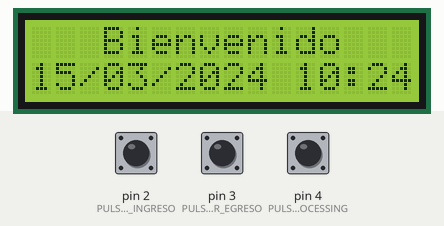
The sketch below on a simulated Arduino Nano, built with avr-gcc and run on an emulated ATmega328P. Shown: 16×2 character LCD. Inputs (shaded band) come from the test bench; at power-on: pin 2 (PULSADOR_INGRESO) LOW, pin 3 (PULSADOR_EGRESO) LOW, pin 4 (PULSADOR_PROCESSING) LOW. The local clock reads 2024-03-15 10:24:30 at power-on unless the sketch sets it; what the sketch prints to the serial monitor is not drawn.

Above: at 1.2 s.
1.3 s: pin 2 (PULSADOR_INGRESO) pulled HIGH for 1.25 s
At 3.9 s:
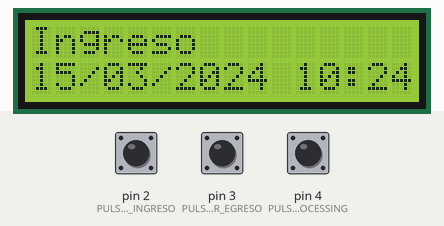
6.7 s: pin 3 (PULSADOR_EGRESO) pulled HIGH for 1.25 s
At 9.0 s:
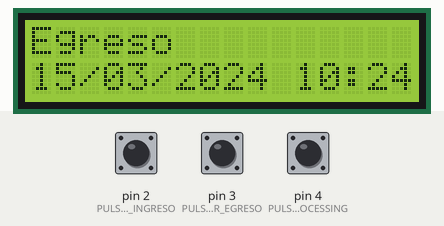
12.1 s: pin 3 (PULSADOR_EGRESO) pulled HIGH for 3.2 s
17.9 s: pin 2 (PULSADOR_INGRESO) pulled HIGH for 3.2 s
At 20.0 s:
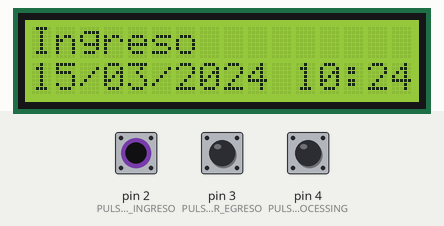
Timing chart, 0 to 21.5 s (numbered marks = the images above; inputs shaded):
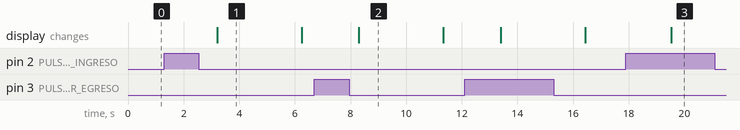

The sketch:

Nano.ino
```cpp
#include <LiquidCrystal_I2C.h>  // Incluye la librería para controlar el LCD mediante I2C
#include <Wire.h>               // Incluye la librería para la comunicación I2C
#include <RTClib.h>             // Incluye la librería para controlar el módulo RTC

#define I2C_ADDR 0x27  // Dirección I2C del módulo LCD
#define LCD_COLS 16    // Número de columnas y filas del LCD
#define LCD_ROWS 2     // Número de filas del LCD
#define RST_PIN 7      // Pin de reset para el módulo RTC

// Inicializa el objeto LCD con la dirección, número de columnas y filas definidos
LiquidCrystal_I2C lcd(I2C_ADDR, LCD_COLS, LCD_ROWS);
RTC_DS3231 rtc;    // Crea un objeto para interactuar con el módulo RTC

int PULSADOR_INGRESO = 2;       // Pin del pulsador de ingreso
int PULSADOR_EGRESO = 3;        // Pin del pulsador de egreso
int PULSADOR_PROCESSING = 4;    // Pin del pulsador de procesamiento
int estadoPulsador1;             // Variable para almacenar el estado del pulsador de ingreso
int estadoPulsador2;             // Variable para almacenar el estado del pulsador de egreso
int estadoPulsador3;             // Variable para almacenar el estado del pulsador de procesamiento
int estado = 0;                  // Variable que indica el estado actual del sistema

void setup() {
  Serial.begin(9600);   // Inicializa la comunicación serial a 9600 baudios

  // Inicializa el LCD
  lcd.init();
  // Enciende la retroiluminación (opcional)
  lcd.backlight();
  // Limpia la pantalla del LCD
  lcd.clear();

  // Inicializa el módulo RTC DS3231
  rtc.begin();

  // Si el RTC perdió energía, lo ajusta automáticamente con la hora actual
  if (rtc.lostPower()) {
    rtc.adjust(DateTime(F(__DATE__), F(__TIME__)));
  }

  // Configura los pines de los pulsadores como entradas
  pinMode(PULSADOR_INGRESO, INPUT);
  pinMode(PULSADOR_EGRESO, INPUT);
  pinMode(PULSADOR_PROCESSING, INPUT);
}

// Función para formatear la fecha y hora en el formato DD/MM/YYYY HH:MM
String formatDateTime(DateTime time) {
  return (time.day() < 10 ? "0" : "") + String(time.day()) + "/" +
         (time.month() < 10 ? "0" : "") + String(time.month()) + "/" +
         String(time.year(), DEC) + " " +
         (time.hour() < 10 ? "0" : "") + String(time.hour()) + ":" +
         (time.minute() < 10 ? "0" : "") + String(time.minute());
}

void loop() {
  // Obtiene la fecha y hora actual del RTC una vez por ciclo de loop
  DateTime now = rtc.now();

  // Verifica el estado de los pulsadores
  switch (estado) {
    case 0:
      // Espera hasta que se pulse uno de los botones
      while (estadoPulsador1 == LOW && estadoPulsador2 == LOW /*&& estadoPulsador3 == LOW*/) {
        estadoPulsador1 = digitalRead(PULSADOR_INGRESO);
        estadoPulsador2 = digitalRead(PULSADOR_EGRESO);
        estadoPulsador3 = digitalRead(PULSADOR_PROCESSING);
        lcd.clear();
        lcd.setCursor(3, 0);
        lcd.println("Bienvenido   ");

        // Muestra la fecha y hora en el LCD
        lcd.setCursor(0, 1);
        lcd.print(formatDateTime(now));

        // Espera 1 segundo antes de la próxima lectura de la hora
        delay(1000);

        // Actualiza la fecha y hora obteniendo la nueva fecha y hora del RTC
        now = rtc.now();
      }
      // Si se pulsa un botón, cambia al estado correspondiente
      if (estadoPulsador1 == HIGH) {
        estado = 1;
      } else if (estadoPulsador2 == HIGH) {
        estado = 2;
      } else if (estadoPulsador3 == HIGH) {
        estado = 3;
      }
      break;
    case 1:
      // Muestra "Ingreso" en el LCD
      lcd.clear();
      lcd.setCursor(0, 0);
      lcd.print("Ingreso");

      // Muestra la fecha y hora actual en el LCD
      Serial.println("Ingreso: " + formatDateTime(now) + "_");
      lcd.setCursor(0, 1);
      lcd.print(formatDateTime(now));
      // Espera 3 segundos antes de volver al estado 0
      delay(3000);

      // Reinicia el estado de los pulsadores
      estadoPulsador1 = LOW;
      estadoPulsador2 = LOW;
      estadoPulsador3 = LOW;
      estado = 0;
      break;
    case 2:
      // Muestra "Egreso" en el LCD
      lcd.clear();
      lcd.setCursor(0, 0);
      lcd.print("Egreso");

      // Muestra la fecha y hora actual en el LCD
      Serial.println("Egreso: " + formatDateTime(now) + "_");
      lcd.setCursor(0, 1);
      lcd.print(formatDateTime(now));
      // Espera 3 segundos antes de volver al estado 0
      delay(3000);

      // Reinicia el estado de los pulsadores
      estadoPulsador1 = LOW;
      estadoPulsador2 = LOW;
      estadoPulsador3 = LOW;
      estado = 0;
      break;
    case 3:
      // Muestra "Añadir o Quitar" y "Personas" en el LCD
      lcd.clear();
      lcd.setCursor(0, 0);
      lcd.print("Añadir o Quitar");
      lcd.setCursor(0, 1);
      lcd.print("Personas");
      // Espera 1 segundo antes de volver al estado 0
      delay(1000);
      estado = 0;
      break;
  }
}
```

Measured:
- after the input at 1.3 s, the display: changes after 1.9 s (image 1)
- after the input at 6.7 s, the display: changes after 1.6 s (image 2)
- after the input at 17.9 s, the display: changes after 1.6 s (image 3)
- what the display in image 1 shows lasts 3.0 s, from 3.2 s to 6.2 s
